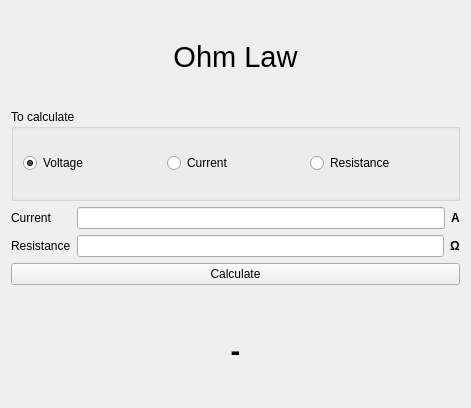
<?xml version="1.0" encoding="UTF-8"?>
<ui version="4.0">
 <class>OhmsLawApp</class>
 <widget class="QWidget" name="OhmsLawApp">
  <property name="geometry">
   <rect>
    <x>0</x>
    <y>0</y>
    <width>471</width>
    <height>408</height>
   </rect>
  </property>
  <property name="windowTitle">
   <string>App Ohms Law</string>
  </property>
  <layout class="QVBoxLayout" name="verticalLayout">
   <item>
    <widget class="QLabel" name="label">
     <property name="font">
      <font>
       <pointsize>22</pointsize>
      </font>
     </property>
     <property name="text">
      <string>Ohm Law</string>
     </property>
     <property name="alignment">
      <set>Qt::AlignmentFlag::AlignCenter</set>
     </property>
    </widget>
   </item>
   <item>
    <widget class="QGroupBox" name="groupBox">
     <property name="title">
      <string>To calculate</string>
     </property>
     <property name="alignment">
      <set>Qt::AlignmentFlag::AlignLeading|Qt::AlignmentFlag::AlignLeft|Qt::AlignmentFlag::AlignTop</set>
     </property>
     <layout class="QHBoxLayout" name="horizontalLayout">
      <item>
       <widget class="QRadioButton" name="radio_voltage">
        <property name="text">
         <string>Voltage</string>
        </property>
        <property name="checked">
         <bool>true</bool>
        </property>
        <attribute name="buttonGroup">
         <string notr="true">buttonGroup_calculate</string>
        </attribute>
       </widget>
      </item>
      <item>
       <widget class="QRadioButton" name="radio_current">
        <property name="text">
         <string>Current</string>
        </property>
        <attribute name="buttonGroup">
         <string notr="true">buttonGroup_calculate</string>
        </attribute>
       </widget>
      </item>
      <item>
       <widget class="QRadioButton" name="radio_resistance">
        <property name="text">
         <string>Resistance</string>
        </property>
        <attribute name="buttonGroup">
         <string notr="true">buttonGroup_calculate</string>
        </attribute>
       </widget>
      </item>
     </layout>
    </widget>
   </item>
   <item>
    <layout class="QFormLayout" name="formLayout">
     <item row="0" column="0">
      <widget class="QLabel" name="lbl_one">
       <property name="text">
        <string>Current</string>
       </property>
      </widget>
     </item>
     <item row="0" column="1">
      <layout class="QHBoxLayout" name="horizontalLayout_2">
       <item>
        <widget class="QLineEdit" name="input_one"/>
       </item>
       <item>
        <widget class="QLabel" name="unit_one">
         <property name="font">
          <font>
           <bold>true</bold>
          </font>
         </property>
         <property name="text">
          <string>A</string>
         </property>
         <property name="margin">
          <number>4</number>
         </property>
        </widget>
       </item>
      </layout>
     </item>
     <item row="1" column="0">
      <widget class="QLabel" name="lbl_two">
       <property name="text">
        <string>Resistance</string>
       </property>
      </widget>
     </item>
     <item row="1" column="1">
      <layout class="QHBoxLayout" name="horizontalLayout_3">
       <item>
        <widget class="QLineEdit" name="input_two"/>
       </item>
       <item>
        <widget class="QLabel" name="unit_two">
         <property name="font">
          <font>
           <bold>true</bold>
          </font>
         </property>
         <property name="text">
          <string>Ω</string>
         </property>
         <property name="margin">
          <number>4</number>
         </property>
        </widget>
       </item>
      </layout>
     </item>
     <item row="2" column="0" colspan="2">
      <widget class="QPushButton" name="btn_calculate">
       <property name="text">
        <string>Calculate</string>
       </property>
      </widget>
     </item>
    </layout>
   </item>
   <item>
    <widget class="QLabel" name="lbl_result">
     <property name="font">
      <font>
       <pointsize>22</pointsize>
       <bold>true</bold>
      </font>
     </property>
     <property name="text">
      <string>-</string>
     </property>
     <property name="alignment">
      <set>Qt::AlignmentFlag::AlignCenter</set>
     </property>
    </widget>
   </item>
  </layout>
 </widget>
 <resources/>
 <connections/>
 <buttongroups>
  <buttongroup name="buttonGroup_calculate"/>
 </buttongroups>
</ui>
